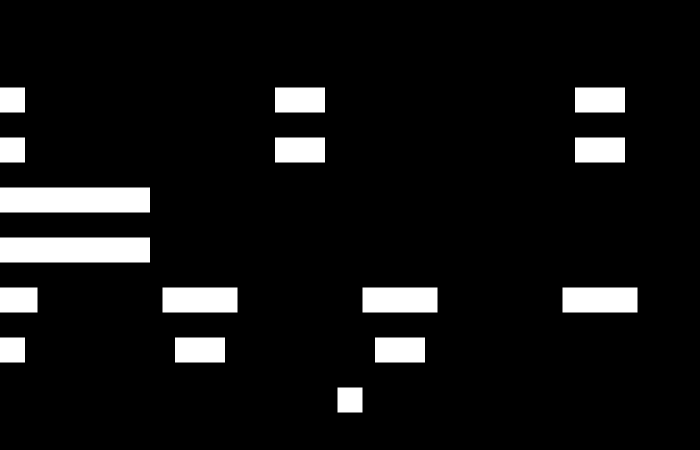
Frame 1 (no input)
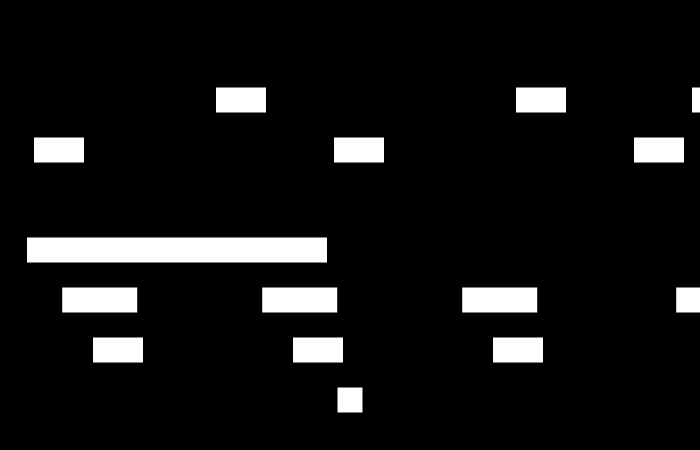
Frame 60 (no input)
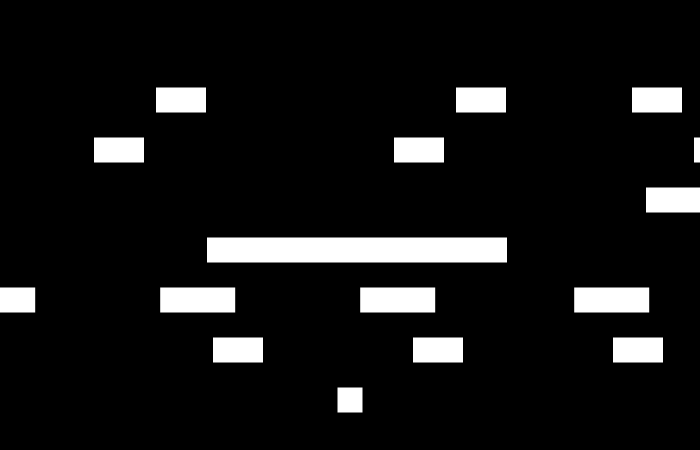
Frame 120 (the mouse pressed at the canvas centre since frame 60)

The p5.js sketch that drew these frames (run headless with seeded random() and noise() and a simulated clock; from frame 60 on, the mouse is pressed at the canvas centre):

// p5.js sketch
// ── sketch.js
var player;
var rowHeight = 50;
var obstacles = [];
var gridHeight = 450;
var rows = (gridHeight / rowHeight) - 3; // exclude start and end rows
var obstacleTypeMapping = {
	log: {
		gap: 300,
		w: 50,
		speed: 1,
		perRow: 3
	},
	train: {
		gap: 500,
		w: 300,
		speed: 3,
		perRow: 1
	},
	truck: {
		gap: 200,
		w: 75,
		speed: 1.7,
		perRow: 4
	},
	car: {
		gap: 200,
		w: 50,
		speed: 2,
		perRow: 3
	}
};
var rowObstacles = [
	'log',
	'log',
	'train',
	'train',
	'truck',
	'car',
];

function setup() {
	createCanvas(700, gridHeight);
	player = new Player();
	for (var i = 0; i < rows; i++) {
		for (var ii = 0; ii < obstacleTypeMapping[rowObstacles[i]].perRow; ii++) {
			obstacles.push(new Obstacle(i, ii, rowObstacles[i]));
		}
	}
}

function draw() {
	background(0);
	player.show();
	for (var i = 0; i < obstacles.length; i++) {
		obstacles[i].show();
	}
}

function keyPressed() {
	switch(keyCode) {
		case UP_ARROW:
			player.move('forward');
			break;
		case DOWN_ARROW:
			player.move('backward');
			break;
		case LEFT_ARROW:
			player.move('left');
			break;
		case RIGHT_ARROW:
			player.move('right');
			break;
	}
}
// ── obstacle.js
function Obstacle(row, order, type) {


	this.gap = obstacleTypeMapping[type].gap;
	this.w = obstacleTypeMapping[type].w;
	this.speed = obstacleTypeMapping[type].speed;
console.log(type);
	this.direction = row % 2 == 0 ? 'left' : 'right';
	this.h = 25;
	this.x = order * this.gap;
	this.y = (row * rowHeight) + (rowHeight * 2);

	this.show = function() {
		fill(255);
		noStroke();
    	rectMode(CENTER);
		rect(this.x, this.y, this.w, this.h);
		this.move();
	}

	this.move = function() {
		this.checkAndReset();
		switch (this.direction) {
			case 'left':
				this.x -= this.speed;
				break;
			case 'right':
				this.x += this.speed;
				break;
		}
	}

	this.checkAndReset = function() {
		if (
			this.x < (0 - this.w) ||
			this.x > (width + this.w)
			) {
			this.reset();
		}
	}

	this.reset = function() {
		switch (this.direction) {
			case 'left':
				this.x = width + (this.w / 2);
				break;
			case 'right':
				this.x = 0 - (this.w / 2);
				break;
		}
	}

}
// ── player.js
function Player() {

	this.w = 25;
	this.h = 25;
	this.x = width / 2;
	this.y = height - (this.h * 2);
	this.jumps = rowHeight;

	this.show = function() {
		fill(255);
		noStroke();
    	rectMode(CENTER);
		rect(this.x, this.y, this.w, this.h);
	}

	this.move = function(direction) {
		if (direction === 'forward' && this.y >= ((this.h / 2) + this.jumps)){
			this.y -= this.jumps;
		}
		if (direction === 'backward' && this.y <= height - ((this.h / 2) + this.jumps)){
			this.y += this.jumps;
		}
		if (direction === 'left'  && this.x >= ((this.w / 2) + this.jumps)){
			this.x -= this.jumps;
		}
		if (direction === 'right'  && this.x <= width - ((this.w / 2) + this.jumps)){
			this.x += this.jumps;
		}
	}

}
